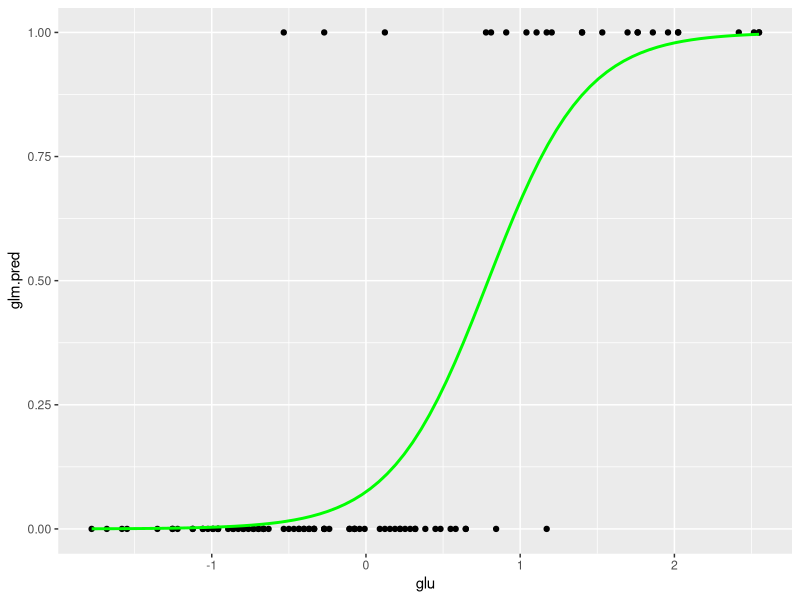
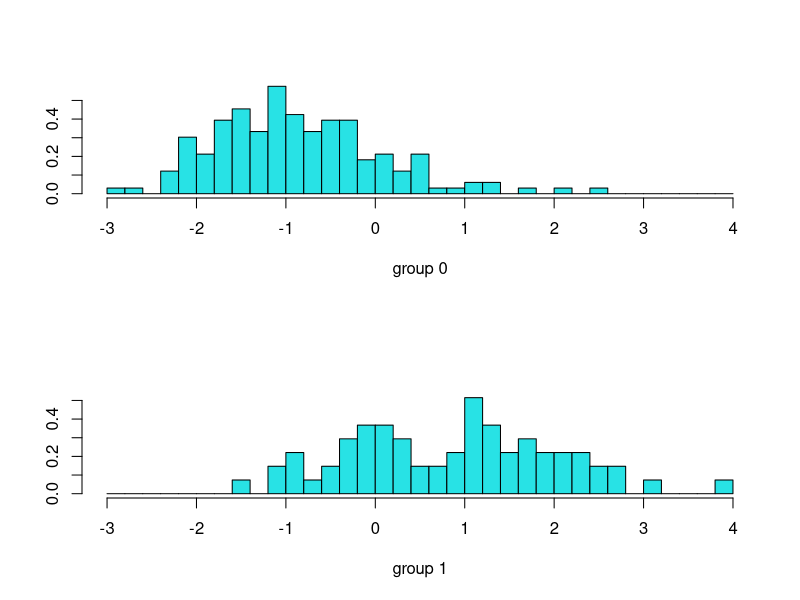

Reproduce these figures in R, in order.
## ---- chunk 1
library(MASS)
library(caret)
library(ggplot2)
library(class)
## ---- chunk 2
data("Pima.te")
df <- Pima.te
head(df)
## ---- chunk 3
dim(df)
## ---- chunk 4
df$type <- ifelse(df$type == "Yes", 1, 0)
head(df)
## ---- chunk 5
df_norm <- data.frame(scale(df[,1:7]))
df_norm$type <- df$type
head(df_norm)
## ---- chunk 6
glm.fits <- glm(
    type ~ .,
    data = df_norm, family = binomial
  )
summary(glm.fits)
## ---- chunk 7
coef(glm.fits)
## ---- chunk 8
summary(glm.fits)$coef
## ---- chunk 9
summary(glm.fits)$coef[, 4]
## ---- chunk 10
glm.probs <- predict(glm.fits, type="response")
glm.probs[1:10]
## ---- chunk 11
glm.pred <- rep(0, length(glm.probs))
glm.pred[glm.probs > .5] = 1
glm.pred[1:10]
## ---- chunk 12
table(predicted = glm.pred, actual = df_norm$type)
## ---- chunk 13
(201 + 63) / (201 + 46 + 22 + 63)
## ---- chunk 14
mean(glm.pred == df_norm$type)
## ---- chunk 15
set.seed(1)
partition <- createDataPartition(p = 0.7, y = df_norm$type, list = FALSE)
df_train <- df_norm[partition, ]
df_test <- df_norm[-partition, ]
dim(df_test)
## ---- chunk 16
glm.fits <- glm(type ~ ., data = df_train,
    family = binomial)
glm.probs <- predict(glm.fits, df_test,
    type = "response")

# convert probabilities to predictions of class 0 or 1
glm.pred <- rep(0, length(glm.probs))
glm.pred[glm.probs > .5] = 1

# display confusion matrix
table(predicted = glm.pred, actual = df_test$type)
## ---- chunk 17
mean(glm.pred == df_test$type)
## ---- chunk 18
glm.fits <- glm(type ~ glu + npreg + ped + bmi, data = df_train,
    family = binomial)
glm.probs <- predict(glm.fits, df_test,
    type = "response")

# convert probabilities to predictions of class 0 or 1
glm.pred <- rep(0, length(glm.probs))
glm.pred[glm.probs > .5] = 1

# display confusion matrix
table(predicted = glm.pred, actual = df_test$type)
## ---- chunk 19
mean(glm.pred == df_test$type)
## ---- chunk 20
19 / (19 + 5)
## ---- chunk 21
predict(glm.fits,
    newdata =
      data.frame(glu = c(120, 160),  npreg = c(0, 8), ped = c(0.2, 0.6) , bmi = c(18, 30)),
    type = "response"
  )
## ---- chunk 22
ggplot(df_test, aes(x=glu, y=glm.pred)) + geom_point() + 
  stat_smooth(method="glm", color="green", se=FALSE, method.args = list(family=binomial))
## ---- chunk 23
lda.fit <- lda(type ~ glu + npreg + ped + bmi, data = df_train)
lda.fit
## ---- chunk 24
plot(lda.fit)
## ---- chunk 25
lda.pred <- predict(lda.fit, df_test)
names(lda.pred)
## ---- chunk 26
lda.class <- lda.pred$class
table(predicted = lda.class, actual = df_test$type)
## ---- chunk 27
mean(lda.class == df_test$type)
## ---- chunk 28
df_train_x = df_train[, c('glu', 'ped', 'bmi', 'npreg')]
df_train_y = df_train$type
df_test_x = df_test[, c('glu', 'ped', 'bmi', 'npreg')]

# create knn model
knn.pred <- knn(df_train_x, df_test_x, df_train_y, k=5)
table(knn.pred, df_test$type)
## ---- chunk 29
(54 + 20) / (54 + 20 + 21 + 4)
